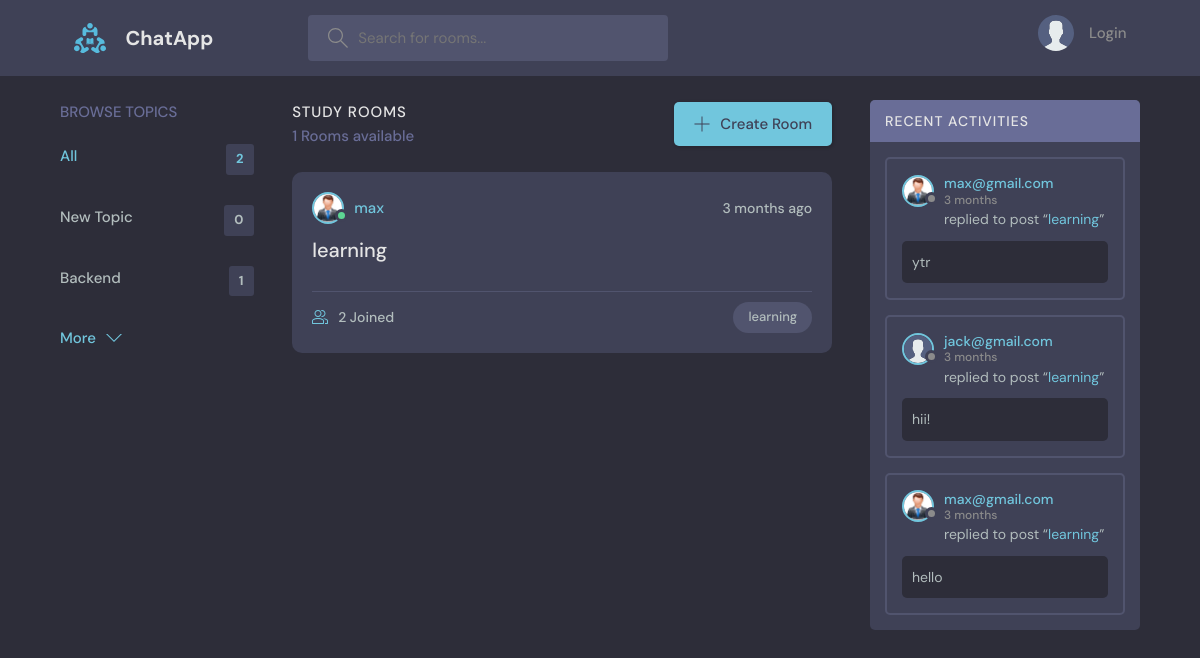
Before: / with the older database file.
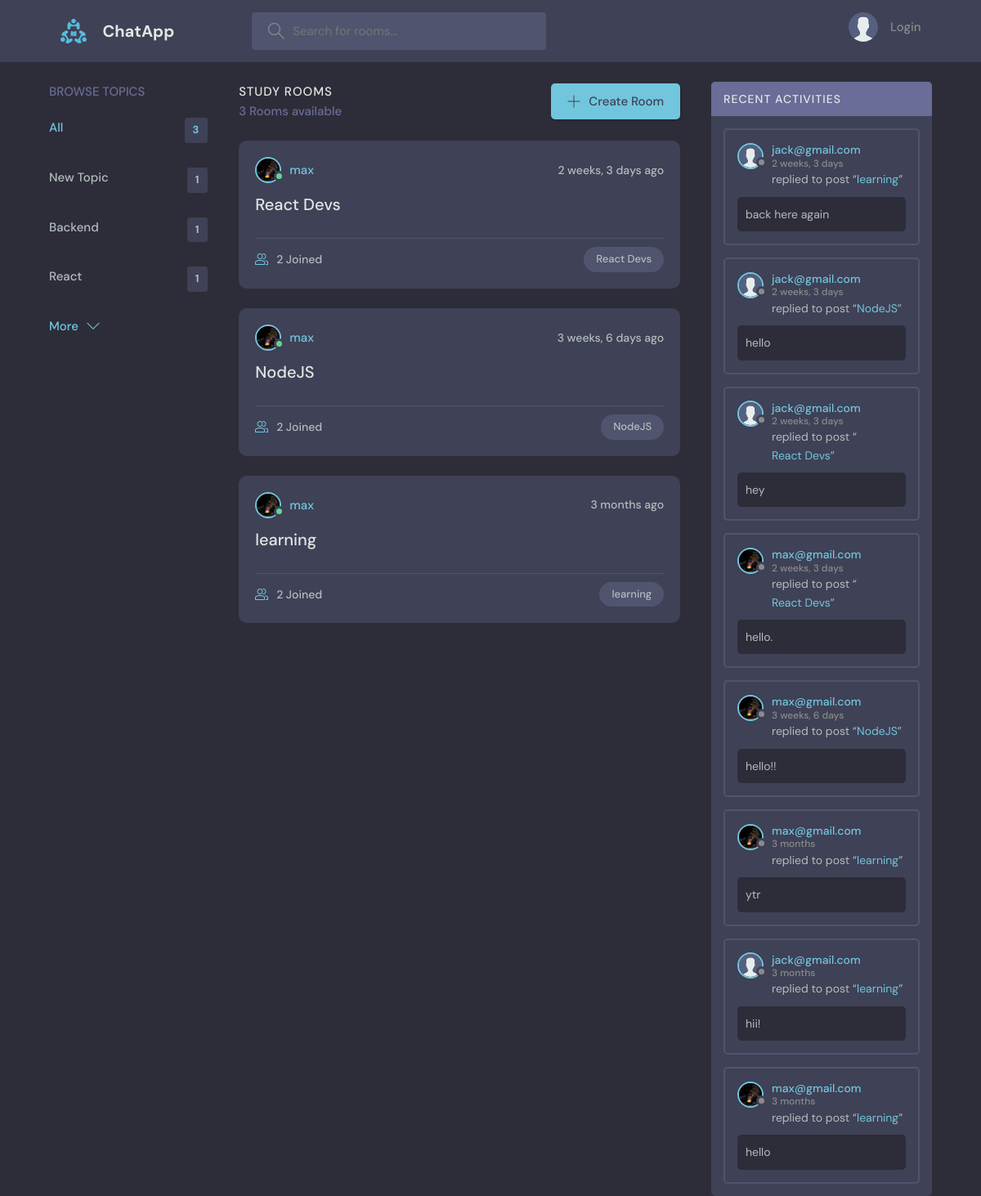
After: the same page with the newer database file.
### base/models.py (models this page shows, shortened)
class Topic(models.Model):
    name = models.CharField(max_length=200)

class Room(models.Model):
    host = models.ForeignKey(User, on_delete=models.SET_NULL, null=True)
    topic = models.ForeignKey(Topic, on_delete=models.SET_NULL, null=True)
    name = models.CharField(max_length=200)
    description = models.TextField(null=True, blank=True)
    participants = models.ManyToManyField(User,blank=True, related_name='participants')
    update = models.DateTimeField(auto_now=True)
    created = models.DateTimeField(auto_now_add=True)
    def __str__(self):
        return self.name
    class Meta:
        ordering = ['-update', '-created']

class User(AbstractUser):
    name = models.CharField(max_length=200, null=True)
    email = models.EmailField(null=True, unique=True)
    bio = models.TextField(null=True)
    avatar = models.ImageField(null=True, default="avatar.svg")
    USERNAME_FIELD = 'email'
    REQUIRED_FIELDS = []

class Message(models.Model):
    user = models.ForeignKey(User, on_delete=models.CASCADE)
    room = models.ForeignKey(Room, on_delete = models.CASCADE)
    body = models.TextField()
    update = models.DateTimeField(auto_now=True)
    created = models.DateTimeField(auto_now_add=True)
    class Meta:
        ordering = ['-update', '-created']

### base/views.py (the view)
# urls.py: path('', views.home, name="home"),  # Home page should be at the root
def home(request):  #creating new apps or sections
    q = request.GET.get('q') if request.GET.get('q') != None else ''
    rooms = Room.objects.filter(
        Q(topic__name__icontains=q)  |
        Q(description__icontains=q) |
        Q(name__icontains=q)
    )
    topics = Topic.objects.all()[0:4]
    room_count = rooms.count()
    room_messages = Message.objects.filter(Q(room__topic__name__icontains=q))
    context = {'rooms':rooms, 'topics': topics, 'room_count':room_count, 'room_messages':room_messages}
    return render(request, 'base/home.html', context)

### base/templates/base/home.html (shortened to what this page needs)
{% extends 'main.html' %}
{% block content %}
    <main class="layout layout--3">
      <div class="container">
        {% include 'base/topics_acti.html' %}
        <div class="roomList">
          <div class="roomList__header">
            <div>
              <h2>Study Rooms</h2>
              <p>{{room_count}} Rooms available</p>
            </div>
            <a class="btn btn--main" href="{% url 'createroom' %}">
              <svg version="1.1" xmlns="http://www.w3.org/2000/svg" width="32" height="32" viewBox="0 0 32 32">
                <title>add</title>
                <path
                  d="M16.943 0.943h-1.885v14.115h-14.115v1.885h14.115v14.115h1.885v-14.115h14.115v-1.885h-14.115v-14.115z"
                ></path>
              </svg>
              Create Room
            </a>
          </div>
          {% include 'base/form_acti.html' %}
        </div>
        {% include 'base/activity_old.html' %}
      </div>
    </main>
  {% endblock %}

### base/templates/base/topics_acti.html
<div class="topics">
    <div class="topics__header">
      <h2>Browse Topics</h2>
    </div>
    <ul class="topics__list">
      <li>
        <a href="{% url 'home' %}" class="active">All <span>{{topics.count}}</span></a>
      </li>
      {% for topic in topics %}
      <li>
        <a href="{% url 'home' %}?q={{topic.name}}">{{topic.name}} <span>{{topic.room_set.all.count}}</span></a>
      </li>
      {% endfor %}
    </ul>
    <a class="btn btn--link" href="{% url 'topics' %}">
      More
      <svg version="1.1" xmlns="http://www.w3.org/2000/svg" width="32" height="32" viewBox="0 0 32 32">
        <title>chevron-down</title>
        <path d="M16 21l-13-13h-3l16 16 16-16h-3l-13 13z"></path>
      </svg>
    </a>
  </div>

### base/templates/base/form_acti.html (shortened to what this page needs)
{% for room in rooms %}
<div class="roomListRoom">
    <div class="roomListRoom__header">
      <a href="{% url 'userprofile' room.host.id%}" class="roomListRoom__author">
        <div class="avatar avatar--small active">
          <img src="{{room.host.avatar.url }}" />
        </div>
        <span>{{room.host.username}}</span>
      </a>
      <div class="roomListRoom__actions">
        <span>{{room.created|timesince}} ago</span>
      </div>
    </div>
    <div class="roomListRoom__content">
      <a href="{% url 'room' room.id %}">{{room.name}}</a>
    </div>
    <div class="roomListRoom__meta">
      <a href="{% url 'room' room.id %}" class="roomListRoom__joined">
        {{room.participants.all.count}} Joined
      </a>
      <p class="roomListRoom__topic">{{room.name}}</p>
    </div>
  </div>
{% endfor %}

### base/templates/base/activity_old.html (shortened to what this page needs)
<div class="activities">
    <div class="activities__header">
      <h2>Recent Activities</h2>
    </div>
    {% for message in room_messages%}
    <div class="activities__box">
      <div class="activities__boxHeader roomListRoom__header">
        <a href="{% url 'userprofile' message.user.id %}" class="roomListRoom__author">
          <div class="avatar avatar--small">
            <img src="{{message.user.avatar.url}}" />
          </div>
          <p>
            {{message.user}}
            <span> {{message.created|timesince}}</span>
          </p>
        </a>
    </div>
      <div class="activities__boxContent">
        <p>replied to post “<a href="{% url 'room' message.room.id %}">{{message.room}}</a>”</p>
        <div class="activities__boxRoomContent">
         {{message.body}}
        </div>
      </div>
    </div>
    {% endfor %}
  </div>

Changed rows visible on the page:
computed for Topic "New Topic": room_set.all.count "0" → "1"
added Topic: name "React", room_set.all.count "1"
added Room: host.avatar (picture), host.username "max", created "2 weeks, 3 days", name "React Devs", participants.all.count "2"
added Room: host.avatar (picture), host.username "max", created "3 weeks, 6 days", name "NodeJS", participants.all.count "2"
changed through a linked row, Room "learning": host.avatar: picture added in place of a placeholder
added Message: user.avatar (placeholder picture), user "jack@gmail.com", created "2 weeks, 3 days", room "learning", body "back here again"
added Message: user.avatar (placeholder picture), user "jack@gmail.com", created "2 weeks, 3 days", room "NodeJS", body "hello"
added Message: user.avatar (placeholder picture), user "jack@gmail.com", created "2 weeks, 3 days", room "React Devs", body "hey"
added Message: user.avatar (picture), user "max@gmail.com", created "2 weeks, 3 days", room "React Devs", body "hello."
added Message: user.avatar (picture), user "max@gmail.com", created "3 weeks, 6 days", room "NodeJS", body "hello!!"
changed through a linked row, Message "ytr": user.avatar: picture added in place of a placeholder
changed through a linked row, Message (number 8 of 8 on the later page): user.avatar: picture added in place of a placeholder
Other visible differences:
{{ topics.count }}: "2" → "3"
{{ room_count }}: "1" → "3"
